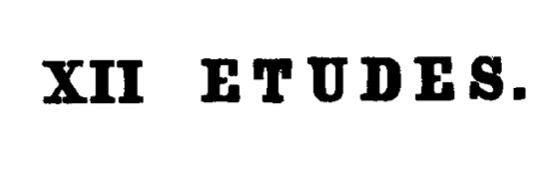
#> input picture CV OCR Project/input_images/clear_02.jpg, 548 x 178 px; its folder holds only this picture in this run
$ jupyter execute --allow-errors cv_ocr_preprocessing.ipynb   (shell and % lines are left out)
#> lines starting #> are read from the running program, lines starting #| are printed output that depends on the picture; after the words box and inside, x2 and y2 are one past the last pixel; in counts of white or black regions, pixels touching at a corner belong together
[cell 1]
#Connect Google Drive
from google.colab import drive

drive.mount('/content/drive')

[cell 2]
#Access files
from pathlib import Path

PROJECT_DIR = Path('/content/drive/MyDrive/FPT AI Intern Prep/CV OCR Project')
INPUT_DIR = PROJECT_DIR / 'input_images'
OUTPUT_DIR = PROJECT_DIR / 'output_images'

OUTPUT_DIR.mkdir(parents=True, exist_ok=True)

print("Input folder:", INPUT_DIR)
print("Output folder:", OUTPUT_DIR)
print("Input images:", list(INPUT_DIR.glob('*')))

[cell 3]
#Import CV
import cv2
import matplotlib.pyplot as plt
import numpy as np
from pathlib import Path

print("OpenCV version:", cv2.__version__)

[cell 4]
#Read a file
image_path = INPUT_DIR / 'noisybg_01.jpg'

image_bgr = cv2.imread(str(image_path))

#> (the rest of this cell did not finish here and is left out)

[cell 5]
#Resize image
def resize_image(image, target_width=1000):
    height, width = image.shape[:2]

    if width <= target_width:
        return image

    scale = target_width / width
    new_height = int(height * scale)

    return cv2.resize(image, (target_width, new_height))

#> (the rest of this cell did not finish here and is left out)

#> (a cell that did not finish here is left out)

#> (a cell that did not finish here is left out)

[cell 8]
#Observe

plt.figure(figsize=(15, 5))

plt.subplot(1, 3, 1)
#> (the rest of this cell did not finish here and is left out)

[cell 9]
from pathlib import Path
import cv2
import matplotlib.pyplot as plt
import pandas as pd

# Đúng theo tên folder hiện tại của bạn
PROJECT_DIR = Path('/content/drive/MyDrive/FPT AI Intern Prep/CV OCR Project')
INPUT_DIR = PROJECT_DIR / 'input_images'
OUTPUT_DIR = PROJECT_DIR / 'output_images'

# Tách output thành 2 folder cho gọn
GRAY_DIR = OUTPUT_DIR / 'grayscale'
OTSU_DIR = OUTPUT_DIR / 'otsu_threshold'

GRAY_DIR.mkdir(parents=True, exist_ok=True)
OTSU_DIR.mkdir(parents=True, exist_ok=True)

# Kiểm tra toàn bộ ảnh input
image_files = sorted([
    path for path in INPUT_DIR.glob('*')
    if path.suffix.lower() in ['.jpg', '.jpeg', '.png']
])

print(f"Found {len(image_files)} inputs:")
for path in image_files:
    print("-", path.name)

print("\nOutput grayscale here:", GRAY_DIR)
print("Output threshold here:", OTSU_DIR)

[cell 10]
#Preprocess 1 image

def preprocess_image(image_path: Path, target_width: int = 1000):
#> called with target_width = 1000
    image_bgr = cv2.imread(str(image_path))
#> image_bgr is the input picture: shape (178, 548, 3); min 0, max 255, mean 230.3

    if image_bgr is None:
        raise FileNotFoundError(f"Cant read: {image_path}")

    original_height, original_width = image_bgr.shape[:2]
#> original_height = 178; original_width = 548

    if original_width > target_width:
        scale = target_width / original_width
        new_height = int(original_height * scale)
        image_bgr = cv2.resize(
            image_bgr,
            (target_width, new_height),
            interpolation=cv2.INTER_AREA
        )


    image_rgb = cv2.cvtColor(image_bgr, cv2.COLOR_BGR2RGB)

    gray = cv2.cvtColor(image_bgr, cv2.COLOR_BGR2GRAY)

    threshold_value, otsu_image = cv2.threshold(
        gray,
        0,
        255,
        cv2.THRESH_BINARY + cv2.THRESH_OTSU
    )
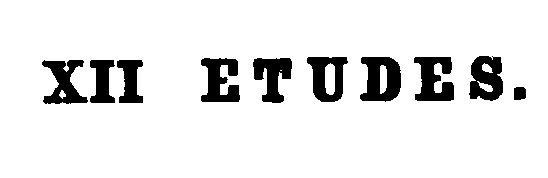
#> otsu_image: shape (178, 548); 90.2% white; 10 black regions, largest, box (x1, y1, x2, y2) and area: (360, 57, 401, 102) 1289, (414, 57, 454, 101) 1197, (201, 58, 240, 102) 1133
#> threshold_value = 133

    gray_path = GRAY_DIR / f"{image_path.stem}_gray.png"
    otsu_path = OTSU_DIR / f"{image_path.stem}_otsu.png"

    cv2.imwrite(str(gray_path), gray)
    cv2.imwrite(str(otsu_path), otsu_image)

    return {
        "filename": image_path.name,
        "original": image_rgb,
        "gray": gray,
        "otsu": otsu_image,
        "original_shape": (original_height, original_width),
        "processed_shape": gray.shape,
        "threshold_value": threshold_value,
        "gray_file": gray_path.name,
        "otsu_file": otsu_path.name
    }

[cell 11]
#Process Now
results = []

for image_path in image_files:
    result = preprocess_image(image_path)
#> result = 9 items
    results.append(result)
    print(f"Preprocessed: {result['filename']}")
#| Preprocessed: clear_02.jpg

print(f"\nCOMPLETED: {len(results)}/{len(image_files)} pics.")
#| COMPLETED: 1/1 pics.

[cell 12]
#Show pic
for result in results:
    plt.figure(figsize=(16, 5))

    plt.subplot(1, 3, 1)
    plt.imshow(result["original"])
    plt.title(f"{result['filename']}\nOriginal")
    plt.axis("off")

    plt.subplot(1, 3, 2)
    plt.imshow(result["gray"], cmap="gray")
    plt.title("Grayscale")
    plt.axis("off")

    plt.subplot(1, 3, 3)
    plt.imshow(result["otsu"], cmap="gray")
    plt.title(f"Otsu Threshold = {result['threshold_value']:.1f}")
    plt.axis("off")

    plt.tight_layout()
    plt.show()
#> this loop made 1 pass
#> pass 1, `plt.show()`:
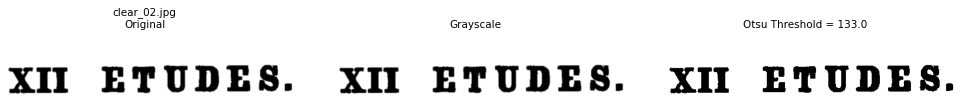
#> figure drawn by matplotlib, 3 panels

[cell 13]
#Result
def infer_image_type(filename: str) -> str:
    if filename.startswith("clear"):
        return "Clear"
    if filename.startswith("tilted"):
        return "Tilted"
    if filename.startswith("dark"):
        return "Dark"
    if filename.startswith("blur"):
        return "Blurred"
    if filename.startswith("noisybg"):
        return "Noisy Background"
    return "Other"

summary_df = pd.DataFrame([
    {
        "Image Name": result["filename"],
        "Image Type": infer_image_type(result["filename"]),
        "Original Shape": str(result["original_shape"]),
        "Processed Shape": str(result["processed_shape"]),
        "Otsu Threshold": round(result["threshold_value"], 2),
        "Improved?": "",
        "Remaining Problem": "",
        "Next Processing Idea": ""
    }
    for result in results
])
#> summary_df = table of 1 rows and 8 columns

summary_df
#> Out = table of 1 rows and 8 columns

[cell 14]
#Save
summary_path = PROJECT_DIR / 'preprocessing_summary.csv'
summary_df.to_csv(summary_path, index=False)

print("Đã lưu bảng kết quả tại:")
print(summary_path)

[cell 15]
#OCR download

[cell 16]
#Test
import pytesseract

print("Tesseract version:")
print(pytesseract.get_tesseract_version())
#> (this line was passed over: pytesseract is not available in this run)

[cell 17]
#OCR Func
import cv2
import pytesseract
import pandas as pd
from pathlib import Path

def run_ocr(image_path: Path, lang: str = "eng") -> str:

    image = cv2.imread(str(image_path))

    if image is None:
        raise FileNotFoundError(f"Cant read: {image_path}")

    text = pytesseract.image_to_string(
        image,
        lang=lang,
        config="--psm 6"
    )

    return text.strip()

[cell 18]
original_path = INPUT_DIR / "clear_01.jpg"
processed_path = OTSU_DIR / "clear_01_otsu.png"

#> (the rest of this cell did not finish here and is left out)

[cell 19]
#OCR for All
ocr_results = []

#> (the rest of this cell did not finish here and is left out)

    processed_text = run_ocr(processed_path)

    ocr_results.append({
        "Image Name": image_path.name,
        "Image Type": infer_image_type(image_path.name),
        "OCR Original": original_text,
        "OCR After Otsu": processed_text,
        "Better Version": "",
        "Main OCR Error": "",
        "Next Processing Idea": ""
    })

    print("=" * 80)
    print("IMAGE:", image_path.name)
    print("\n[Original OCR]")
    print(original_text)
    print("\n[After Otsu OCR]")
    print(processed_text)
    print()

ocr_df = pd.DataFrame(ocr_results)

print(f"OCR Completed {len(ocr_df)}/{len(image_files)} pics.")

[cell 20]
#Save OCRs
ocr_summary_path = PROJECT_DIR / "ocr_before_after_otsu.csv"
#> (the rest of this cell did not finish here and is left out)

[cell 21]
#Continue processing
ADAPTIVE_DIR = OUTPUT_DIR / "adaptive_threshold"
ADAPTIVE_DIR.mkdir(parents=True, exist_ok=True)

print("Adaptive output folder:", ADAPTIVE_DIR)

[cell 22]
#Continue processing
def adaptive_preprocess_image(image_path: Path, target_width: int = 1000):

    image_bgr = cv2.imread(str(image_path))

    if image_bgr is None:
        raise FileNotFoundError(f"Cant read: {image_path}")

    # Resize
    height, width = image_bgr.shape[:2]
    if width > target_width:
        scale = target_width / width
        new_height = int(height * scale)
        image_bgr = cv2.resize(
            image_bgr,
            (target_width, new_height),
            interpolation=cv2.INTER_AREA
        )

    # Grayscale
    gray = cv2.cvtColor(image_bgr, cv2.COLOR_BGR2GRAY)

    # Blur
    blurred = cv2.GaussianBlur(gray, (5, 5), 0)

    # Adaptive Threshold
    adaptive = cv2.adaptiveThreshold(
        blurred,
        255,
        cv2.ADAPTIVE_THRESH_GAUSSIAN_C,
        cv2.THRESH_BINARY,
        31,   # Odd size local
        11    # Constant
    )

    # Save
    output_path = ADAPTIVE_DIR / f"{image_path.stem}_adaptive.png"
    cv2.imwrite(str(output_path), adaptive)

    return {
        "filename": image_path.name,
        "original": cv2.cvtColor(image_bgr, cv2.COLOR_BGR2RGB),
        "adaptive": adaptive,
        "output_path": output_path
    }

[cell 23]
target_filenames = [
    "dark_01.jpg",
    "noisybg_01.jpg",
    "noisybg_02.png"
]

adaptive_results = []

#> (the rest of this cell did not finish here and is left out)

[cell 24]
#Compare again
for result in adaptive_results:
    filename = result["filename"]
    stem = Path(filename).stem

    otsu_path = OTSU_DIR / f"{stem}_otsu.png"
    otsu = cv2.imread(str(otsu_path), cv2.IMREAD_GRAYSCALE)

    plt.figure(figsize=(18, 5))

    plt.subplot(1, 3, 1)
    plt.imshow(result["original"])
    plt.title(f"{filename}\nOriginal")
    plt.axis("off")

    plt.subplot(1, 3, 2)
    plt.imshow(otsu, cmap="gray")
    plt.title("Otsu Threshold")
    plt.axis("off")

    plt.subplot(1, 3, 3)
    plt.imshow(result["adaptive"], cmap="gray")
    plt.title("Adaptive Threshold")
    plt.axis("off")

    plt.tight_layout()
    plt.show()

[cell 25]
cv03_results = []

for result in adaptive_results:
    filename = result["filename"]
    stem = Path(filename).stem

    original_path = INPUT_DIR / filename
    otsu_path = OTSU_DIR / f"{stem}_otsu.png"
    adaptive_path = result["output_path"]

    original_text = run_ocr(original_path)
    otsu_text = run_ocr(otsu_path)
    adaptive_text = run_ocr(adaptive_path)

    cv03_results.append({
        "Image Name": filename,
        "OCR Original": original_text,
        "OCR Otsu": otsu_text,
        "OCR Adaptive": adaptive_text,
        "Best Version": "",
        "Observation": ""
    })

    print("=" * 80)
    print("IMAGE:", filename)

    print("\n[Original OCR]")
    print(original_text)

    print("\n[Otsu OCR]")
    print(otsu_text)

    print("\n[Adaptive OCR]")
    print(adaptive_text)

cv03_df = pd.DataFrame(cv03_results)
cv03_df

[cell 26]
#For blur
SHARPEN_DIR = OUTPUT_DIR / "sharpening"
SHARPEN_DIR.mkdir(parents=True, exist_ok=True)

print("Sharpen output folder:", SHARPEN_DIR)

[cell 27]
import numpy as np

def sharpen_image(image_path: Path, target_width: int = 1000):
    image_bgr = cv2.imread(str(image_path))

    if image_bgr is None:
        raise FileNotFoundError(f"Cant read: {image_path}")

    height, width = image_bgr.shape[:2]

    if width > target_width:
        scale = target_width / width
        new_height = int(height * scale)
        image_bgr = cv2.resize(
            image_bgr,
            (target_width, new_height),
            interpolation=cv2.INTER_AREA
        )

    gray = cv2.cvtColor(image_bgr, cv2.COLOR_BGR2GRAY)

    # Blur reduce
    denoised = cv2.GaussianBlur(gray, (3, 3), 0)

    # Kernel sharpen
    kernel = np.array([
        [0, -1,  0],
        [-1, 5, -1],
        [0, -1,  0]
    ])

    sharpened = cv2.filter2D(denoised, -1, kernel)

    output_path = SHARPEN_DIR / f"{image_path.stem}_sharpened.png"
    cv2.imwrite(str(output_path), sharpened)

    return sharpened, output_path

[cell 28]
#Run for blur image
blur_path = INPUT_DIR / "blur_01.jpg"

#> (the rest of this cell did not finish here and is left out)

#> (a cell that did not finish here is left out)

$ run again, on CV OCR Project/input_images/clear_01.jpg
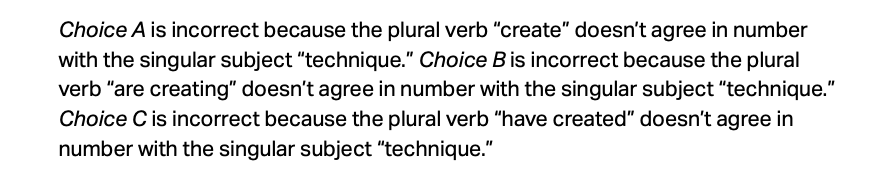
#> input picture CV OCR Project/input_images/clear_01.jpg, 874 x 190 px
#> in preprocess_image, image_bgr is the input picture: shape (190, 874, 3); min 0, max 255, mean 229.6
#> in preprocess_image, `threshold_value, otsu_image = cv2.threshold( gray, 0, 255, cv2.THRESH_..`:
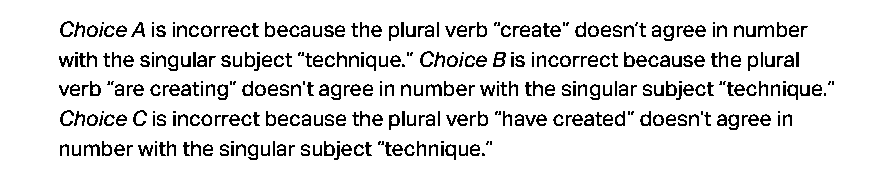
#> otsu_image: shape (190, 874); 89.6% white; black in thin lines or dots, all inside (x1, y1, x2, y2) = (59, 21, 834, 160)
#> threshold_value = 144
#> result = 9 items
#| Preprocessed: clear_01.jpg
#| COMPLETED: 1/1 pics.
#> the loop `for result in results:` made 1 pass
#> pass 1, `plt.show()`:
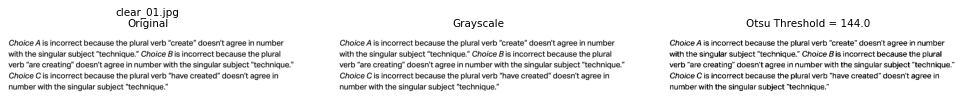
#> figure drawn by matplotlib, 3 panels
#> summary_df = table of 1 rows and 8 columns

$ run again, on CV OCR Project/input_images/dark_01.jpg
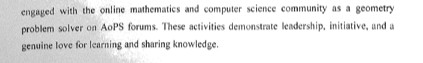
#> input picture CV OCR Project/input_images/dark_01.jpg, 423 x 63 px
#> in preprocess_image, image_bgr is the input picture: shape (63, 423, 3); min 28, max 255, mean 230.1
#> otsu_image: shape (63, 423); 89.4% white; black in thin lines or dots, all inside (x1, y1, x2, y2) = (21, 4, 394, 52)
#> threshold_value = 189
#> `result = preprocess_image(image_path)`: result = 9 items
#| Preprocessed: dark_01.jpg
#| COMPLETED: 1/1 pics.
#> the loop `for result in results:` made 1 pass
#> pass 1, `plt.show()`:
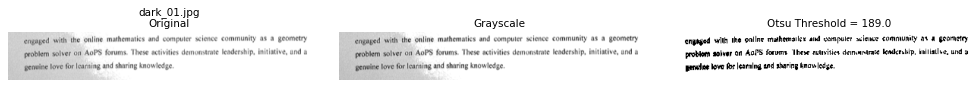
#> figure drawn by matplotlib, 3 panels
#> summary_df = table of 1 rows and 8 columns
#> in adaptive_preprocess_image, `adaptive = cv2.adaptiveThreshold( blurred, 255, cv2.ADAPTIVE_THRESH_GA..`:
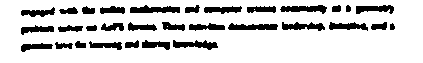
#> adaptive: shape (63, 423); 82.7% white; 31 black regions, largest, box (x1, y1, x2, y2) and area: (130, 5, 180, 13) 285, (228, 23, 278, 30) 267, (280, 5, 327, 14) 258
#> `result = adaptive_preprocess_image(image_path)`: result = 4 items
#> filename = 'dark_01.jpg'
#> stem = 'dark_01'
